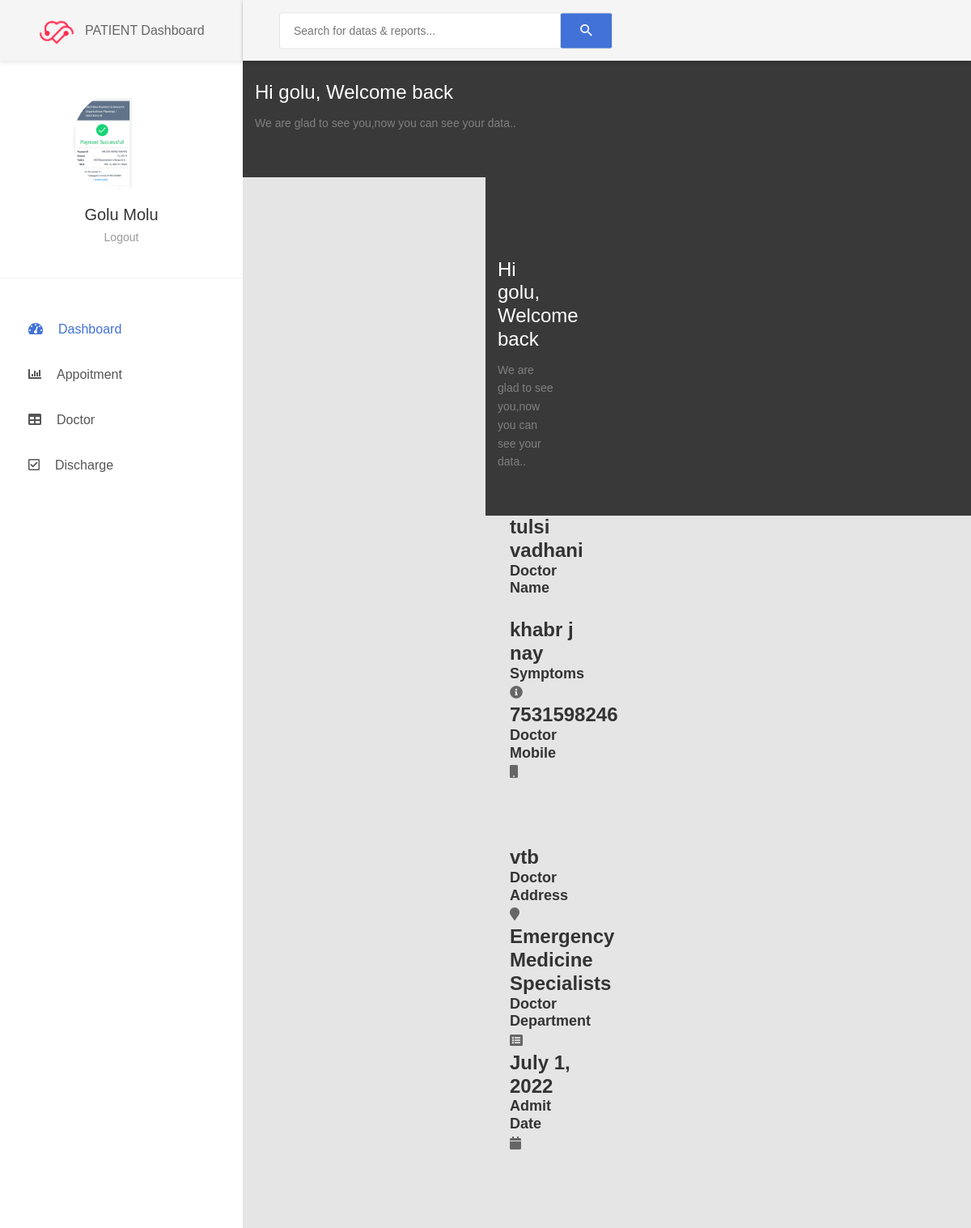
Page /patient_dashboard (signed in) on the earlier database version.
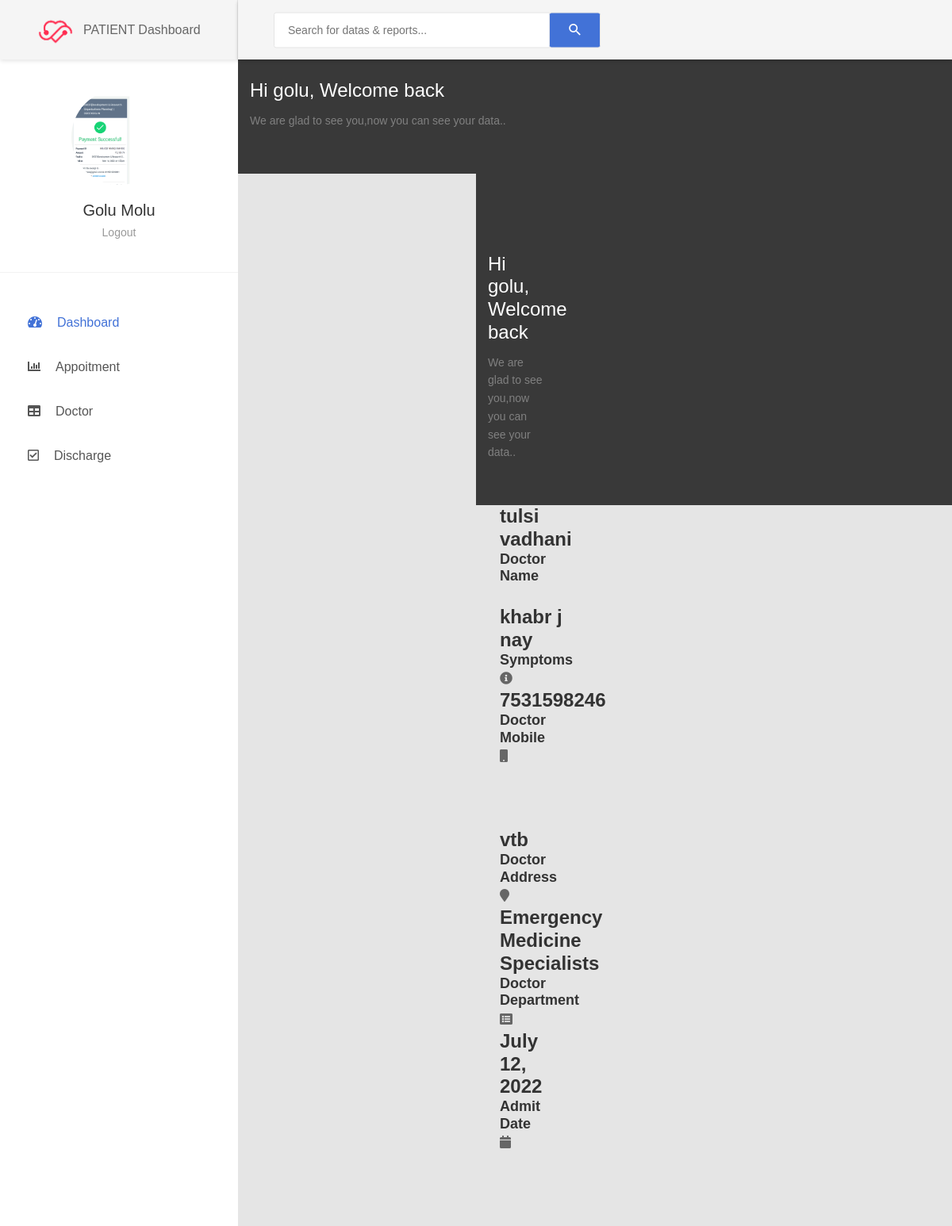
Same page on the later database version.
### home/models.py (models this page shows, shortened)
class Patient(models.Model):
    user = models.OneToOneField(User, on_delete=models.CASCADE)
    profile_pic = models.ImageField(
        upload_to='profile_pic/PatientProfilePic/', null=True, blank=True)
    address = models.CharField(max_length=40)
    mobile = models.CharField(max_length=20, null=False)
    symptoms = models.CharField(max_length=100, null=False)
    assignedDoctorId = models.PositiveIntegerField(null=True)
    admitDate = models.DateField(auto_now=True)
    status = models.BooleanField(default=False)
    @property
    def get_name(self):
        return self.user.first_name+" "+self.user.last_name

### home/views.py (the view)
# urls.py: path('patient_dashboard', views.patient_dashboard, name="patient_dashboard"),
@login_required(login_url='patientlogin')
@user_passes_test(is_patient)
def patient_dashboard(request):
    patient = models.Patient.objects.get(user_id=request.user.id)
    doctor = models.Doctor.objects.get(user_id=patient.assignedDoctorId)
    mydict = {
        'patient': patient,
        'patientname': patient.get_name,
        'doctorName': doctor.get_name,
        'doctorMobile': doctor.mobile,
        'doctorAddress': doctor.address,
        'symptoms': patient.symptoms,
        'doctorDepartment': doctor.department,
        'admitDate': patient.admitDate,
    }
    return render(request, 'patient_dashboard.html', context=mydict)

### home/models.py (called while the page is built)
    @property
    def get_name(self):
        return self.user.first_name+" "+self.user.last_name

### home/views.py (called while the page is built)
def is_patient(user):
    return user.groups.filter(name="PATIENT").exists()

### templates/patient_dashboard.html
{% extends 'patient_base.html' %}
{% load static %}
{% block content %}
{%include 'patient_dashboard_card.html'%}
{% endblock content %}

### templates/patient_base.html (shortened to what the changed rows need)
{% load static %}
<!DOCTYPE html>
<html lang="en">
<head>
    <link href="{% static '/css/font-face.css' %}" rel="stylesheet" media="all">
    <link href="{% static '/vendor/font-awesome-4.7/css/font-awesome.min.css' %}" rel="stylesheet" media="all">
    <link href="{% static '/vendor/font-awesome-5/css/fontawesome-all.min.css' %}" rel="stylesheet" media="all">
    <link href="{% static '/vendor/mdi-font/css/material-design-iconic-font.min.css' %}" rel="stylesheet" media="all">
    <link href="{% static '/vendor/bootstrap-4.1/bootstrap.min.css' %}" rel="stylesheet" media="all">
    <link href="{% static '/vendor/bootstrap-progressbar/bootstrap-progressbar-3.3.4.min.css' %}" rel="stylesheet" media="all">
    <link href="{% static '/vendor/wow/animate.css" rel="stylesheet' %}" media="all">
    <link href="{% static '/vendor/css-hamburgers/hamburgers.min.css' %}" rel="stylesheet" media="all">
    <link href="{% static '/vendor/slick/slick.css" rel="stylesheet' %}" media="all">
    <link href="{% static '/vendor/select2/select2.min.css" rel="stylesheet' %}" media="all">
    <link href="{% static '/vendor/perfect-scrollbar/perfect-scrollbar.css' %}" rel="stylesheet" media="all">
    <link href="{% static '/css/theme.css' %}" rel="stylesheet" media="all">
</head>
<body class="animsition">
    <div class="page-wrapper">
        <aside class="menu-sidebar d-none d-lg-block">
            <div class="menu-sidebar__content js-scrollbar1">
                <div class="account2">
                    <div class="image img-cir img-120">
                        <img src="{% static patient.profile_pic.url %}" alt="Profile Pic" />
                    </div>
                    <h4 class="name">{{patient.get_name}}</h4>
                    <a href="{% url 'logout' %}">Logout</a>
                </div>
            </div>
        </aside>
        <div class="page-container">
            <section class="welcome2 p-t-40 p-b-55">
                <div class="container">
                    <div class="row">
                        <div class="col-md-12">
                            <div class="welcome2-inner m-t-60">
                                <div class="welcome2-greeting">
                                    <h1 class="title-6">Hi
                                        <span>{{request.user.first_name}}</span>, Welcome back
                                    </h1>
                                </div>
                            </div>
                        </div>
                    </div>
                </div>
            </section>
            {% block content %}
            {% endblock content %}
        </div>
    </div>
</body>
</html>

### templates/patient_dashboard_card.html (shortened to what this page needs)
{% extends 'patient_base.html' %}
{% load static %}
{% block content %}
<body>
    <div class="market-updates">
      <div class="col-md-4 market-update-gd">
        <div class="market-update-block clr-block-1">
          <div class="col-md-8 market-update-left">
            <h3>{{doctorName}}</h3>
            <h4>Doctor Name</h4>
          </div>
          <div class="col-md-4 market-update-right">
          </div>
        </div>
      </div>
      <div class="col-md-4 market-update-gd">
        <div class="market-update-block clr-block-2">
          <div class="col-md-8 market-update-left">
            <h3>{{symptoms}}</h3>
            <h4>Symptoms</h4>
          </div>
          <div class="col-md-4 market-update-right">
            <i class="fa fa-info-circle"></i>
          </div>
        </div>
      </div>
      <div class="col-md-4 market-update-gd">
        <div class="market-update-block clr-block-3">
          <div class="col-md-8 market-update-left">
            <h3>{{doctorMobile}}</h3>
            <h4>Doctor Mobile</h4>
          </div>
          <div class="col-md-4 market-update-right">
            <i class="fa fa-mobile" aria-hidden="true"></i>
          </div>
        </div>
      </div>
    </div>
    <br><br><br>
    <div class="market-updates">
      <div class="col-md-4 market-update-gd">
        <div class="market-update-block clr-block-1">
          <div class="col-md-8 market-update-left">
            <h3>{{doctorAddress}}</h3>
            <h4>Doctor Address</h4>
          </div>
          <div class="col-md-4 market-update-right">
            <i class="fa fa-map-marker"> </i>
          </div>
        </div>
      </div>
      <div class="col-md-4 market-update-gd">
        <div class="market-update-block clr-block-2">
          <div class="col-md-8 market-update-left">
            <h3>{{doctorDepartment}}</h3>
            <h4>Doctor Department</h4>
          </div>
          <div class="col-md-4 market-update-right">
            <i class="fa fa-list-alt"></i>
          </div>
        </div>
      </div>
      <div class="col-md-4 market-update-gd">
        <div class="market-update-block clr-block-3">
          <div class="col-md-8 market-update-left">
            <h3>{{admitDate}}</h3>
            <h4>Admit Date</h4>
          </div>
          <div class="col-md-4 market-update-right">
            <i class="fa fa-calendar-o" aria-hidden="true"></i>
          </div>
        </div>
      </div>
    </div>
  </body>
{% endblock content %}

Differences in the rows shown:
changed Patient "khabr j nay": admitDate "July 1, 2022" → "July 12, 2022"
